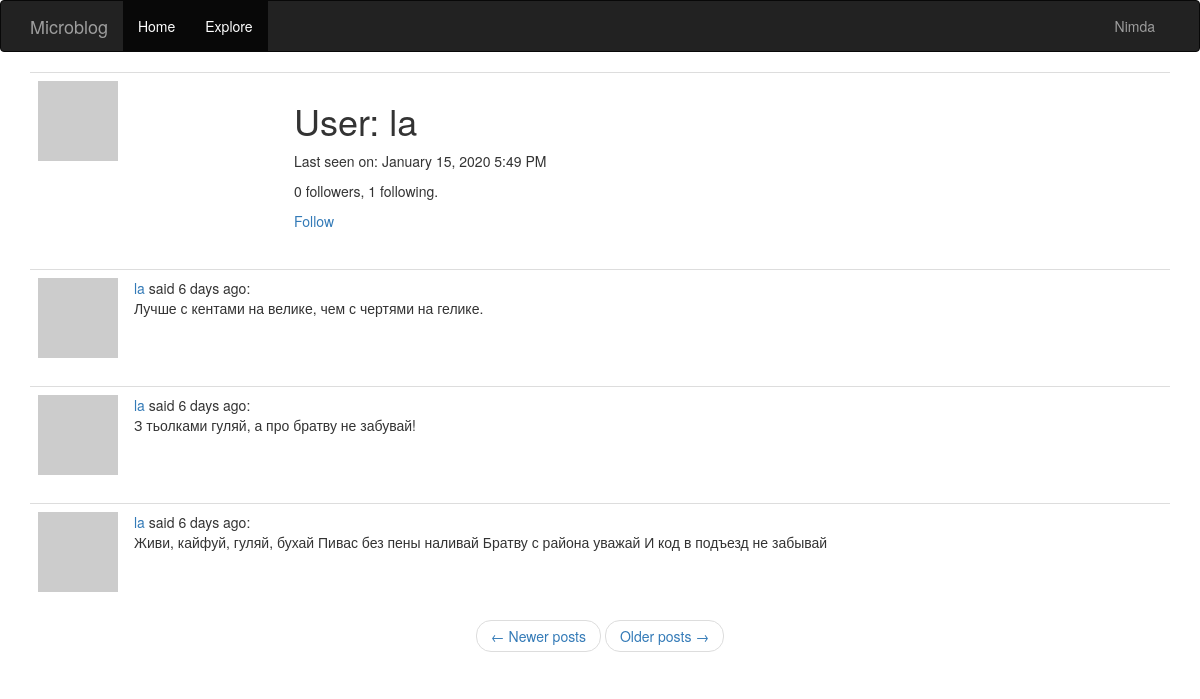
/user/la (signed in), run on the app's committed database.
### app/models.py (models this page shows, shortened)
class User(UserMixin ,db.Model):
    id = db.Column(db.Integer, primary_key=True)
    username = db.Column(db.String(64), index=True, unique=True)
    email = db.Column(db.String(128), index=True, unique=True)
    password_hash = db.Column(db.String(128))
    posts = db.relationship('Post', backref='author', lazy='dynamic')
    about_me = db.Column(db.String(256))
    last_seen = db.Column(db.DateTime, default=datetime.utcnow)
    followed = db.relationship(
        'User', secondary=followers,
        primaryjoin=(followers.c.follower_id==id),
        secondaryjoin=(followers.c.followed_id==id),
        backref=db.backref('followers', lazy='dynamic'), lazy='dynamic'
    )
    def avatar(self, size):
        digest = md5(self.email.lower().encode('utf-8')).hexdigest()
        return 'https://www.gravatar.com/avatar/{}?d=identicon&s={}'.format(
            digest, size)
    def is_following(self, user):
        return self.followed.filter(
            followers.c.followed_id == user.id).count() > 0

class Post(db.Model):
    id = db.Column(db.Integer, primary_key=True)
    body = db.Column(db.String(256))
    timestamp = db.Column(db.DateTime, index=True, default=datetime.utcnow)
    user_id = db.Column(db.Integer, db.ForeignKey('user.id'))

### app/routes.py (the view)
@app.route('/user/<username>')
@login_required
def user(username):
    user = User.query.filter_by(username=username).first_or_404()
    page = request.args.get('page', 1, type=int)
    posts = user.posts.order_by(Post.timestamp.desc()).paginate(
        page, app.config['POSTS_PER_PAGE'], False)
    next_url = url_for('user', username=user.username, page=posts.next_num) \
        if posts.has_next else None
    prev_url = url_for('user', username=user.username, page=posts.prev_num) \
        if posts.has_prev else None
    return render_template('user.html', user=user, posts=posts.items,
                            next_url=next_url, prev_url=prev_url)

### app/models.py (called while the page is built)
@login.user_loader
def load_user(id):
    return User.query.get(int(id))

### app/routes.py (called while the page is built)
@app.before_request
def before_request():
    if current_user.is_authenticated:
        current_user.last_seen = datetime.utcnow()
        db.session.commit()

### app/templates/user.html (shortened to what this page needs)
{% extends 'base.html' %}
{% block app_content %}
    <table class="table table-hover">
        <tr>
            <td width="256px"><img src="{{ user.avatar(128) }}"></td>
            <td>
                <h1>User: {{ user.username }}</h1>
                {% if user.last_seen  %}<p>Last seen on: {{ moment(user.last_seen).format('LLL') }}</p>{% endif %}
                <p>{{ user.followers.count() }} followers, {{ user.followed.count() }} following.</p>
                {% if user == current_user %}
                    <p><a href="{{ url_for('edit_profile') }}">Edit your profile</a></p>
                {% elif not current_user.is_following(user) %}
                    <p><a href="{{ url_for('follow', username=user.username) }}">Follow</a></p>
                {% else %}
                    <p><a href="{{ url_for('unfollow', username=user.username) }}">Unfollow</a></p>
                {% endif %}
            </td>
        </tr>
    </table>
    {% for post in posts %}
        {% include '_post.html' %}
    {% endfor %}
    <nav arial-label="...">
        <ul class="pager">
            <li class="previous{% if not prev_url %}disabled{% endif %}">
                <a href="{{ prev_url or '#' }}">
                    <span aria-hidden="true">&larr;</span> Newer posts
                </a>
            </li>
            <li class="next{% if not next_url %}disabled{% endif %}">
                <a href="{{ next_url or '#' }}">
                    Older posts <span aria-hidden="true">&rarr;</span>
                </a>
            </li>
        </ul>
    </nav>
{% endblock  %}

### app/templates/base.html (shortened to what this page needs)
{% extends 'bootstrap/base.html' %}
{% block navbar %}
    <nav class="navbar navbar-inverse">
        <div class="container">
            <div class="navbar-header">
                <a class="navbar-brand" href="{{url_for('blog') }}">Microblog</a>
            </div>
            <div class="collapse navbar-collapse" id="bs-example-navbar-collapse-1">
                <ul class="nav navbar-nav">
                    <li class="active"><a href="{{ url_for('blog') }}">Home</a></li>
                    <li class="active"><a href="{{ url_for('explore') }}">Explore</a></li>
                </ul>
                <ul class="nav navbar-nav navbar-right">
                    {% if current_user.is_anonymous %}
                    <li><button type="submit" class="btn btn-default"><a href="{{ url_for('login') }}">Sign in</a></button></li>
                    {% else %}
                    <li class="dropdown">
                        <a href="#" class="dropdown-toggle" data-toggle="dropdown" role="button" aria-haspopup="true" aria-expanded="false">{{ current_user.username }}</a>
                    </div>
                    {% endif %}
            </div>
    </nav>
{% endblock  %}
{% block content %}
    <div class="container">
        {% block app_content %}{% endblock  %}
{% endblock  %}

### app/templates/_post.html
<table class="table table-hover">
    <tr>
        <td width="70px">
            <a href="{{url_for('user', username=post.author.username) }}">
                <img src="{{ post.author.avatar(70) }}">
            </a>
        </td>
        <td>
            <a href="{{url_for('user', username=post.author.username) }}">
                {{ post.author.username }}
            </a>
            said {{ moment(post.timestamp).fromNow() }}: <br>{{ post.body }}
        </td>
    </tr>
</table>

### data on the page
User: username "Nimda"
User: username "la", last_seen "January 15, 2020 5:49 PM"
Post: author.username "la", timestamp "6 days ago", body "Лучше с кентами на велике, чем с чертями на гелике."
Post: author.username "la", timestamp "6 days ago", body "З тьолками гуляй, а про братву не забувай!"
Post: author.username "la", timestamp "6 days ago", body "Живи, кайфуй, гуляй, бухай Пивас без пены наливай Братву с района уважай И код в подъезд не забывай"

### other printed values
{{ user.followers.count() }} "0"
{{ user.followed.count() }} "1"
